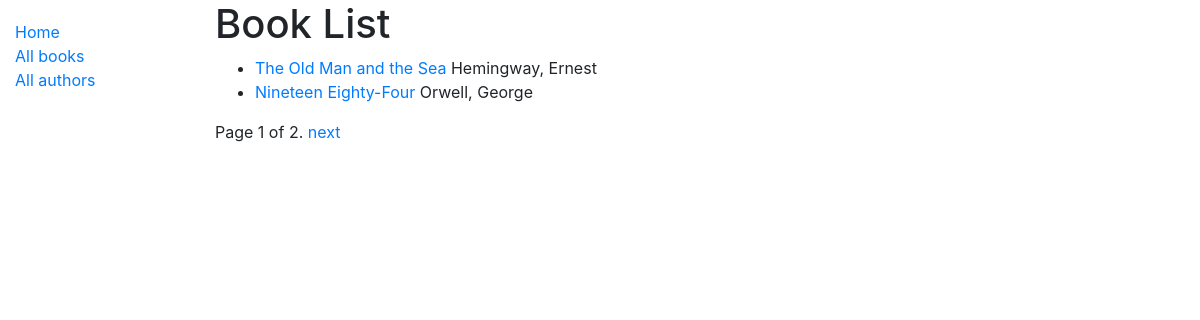
/catalog/books/, run on the app's committed database.
### catalog/models.py (models this page shows, shortened)
class Book(models.Model):
    title = models.CharField(max_length=200)
    author = models.ForeignKey('Author', on_delete=models.SET_NULL, null=True)
    summary = models.TextField(max_length=1000, help_text="Enter a brief description of the book")
    isbn = models.CharField('ISBN', max_length=13,
                            help_text='13 Character <a href="https://www.isbn-international.org/content/what-isbn'
                                      '">ISBN number</a>')
    genre = models.ManyToManyField(Genre, help_text="Select a genre for this book")
    language = models.ForeignKey('Language', on_delete=models.SET_NULL, null=True,)
    def display_language(self):
        return self.language
    display_language.short_description = 'Language'
    def display_genre(self):
        """Creates a string for the Genre. This is required to display genre in Admin."""
        return ', '.join([genre.name for genre in self.genre.all()[:3]])
    display_genre.short_description = 'Genre'
    def get_absolute_url(self):
        return reverse('book-detail', args=[str(self.id)])

class Author(models.Model):
    first_name = models.CharField(max_length=100)
    last_name = models.CharField(max_length=100)
    date_of_birth = models.DateField(null=True, blank=True)
    date_of_death = models.DateField('died', null=True, blank=True)
    class Meta:
        ordering = ['last_name', 'first_name']
    def __str__(self):
        return f'{self.last_name}, {self.first_name}'

### catalog/views.py (the view)
# urls.py: path('books/', views.BookListView.as_view(), name='books'),
class BookListView(generic.ListView):
    model = Book
    paginate_by = 2 #reducing the number of items displayed on each page.

### catalog/templates/catalog/book_list.html
{% extends "base_generic.html" %}
{% block content %}
    <h1>Book List</h1>
    {% if book_list %}
    <ul>
        {% for book in book_list %}
            <li>
                <a href="{{ book.get_absolute_url }}">{{ book.title }}</a> {{ book.author }}
            </li>
        {% endfor %}
    </ul>
    {% else %}
        <p>There are no books in the library.</p>
    {% endif %}
{% endblock %}

### data on the page
Book: title "The Old Man and the Sea", author "Hemingway, Ernest"
Book: title "Nineteen Eighty-Four", author "Orwell, George"

### other printed values
{{ page_obj.number }} "1"
{{ page_obj.paginator.num_pages }} "2"
